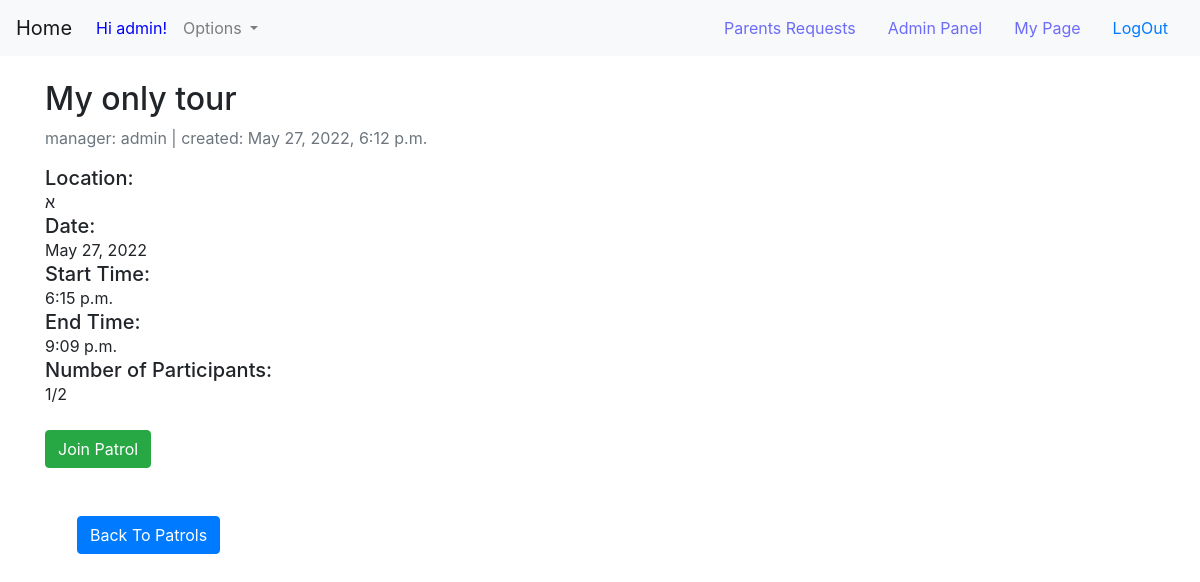
/patrols/patrol/3/ (signed in), run on the app's committed database.
### Patrols/models.py (models this page shows, shortened)
class Patrol(models.Model):
    class PatrolStatus(models.TextChoices):
        CREATION = "Creation"
        ACTIVE = "Active"
        ARCHIVE = "Archive"
    manager = models.ForeignKey(User, on_delete=models.CASCADE, related_name='patrols', null=False)
    title = models.CharField('title', max_length=MEDIUM_STRING)
    patrol_status = models.CharField('patrol status', max_length=MIN_STRING, null=True, choices=PatrolStatus.choices,
                                     default=PatrolStatus.CREATION)
    description = models.TextField('summary', max_length=MAX_STRING, null=True, blank=True)
    time_created = models.DateTimeField('time created', default=current_time, null=False)
    time_updated_last = models.DateTimeField('last updated', default=current_time, null=False)
    location = models.CharField(max_length=MEDIUM_STRING, choices=get_locations(), default=default_neighborhoods[0])
    date = models.DateField('date', default=current_time, null=False)
    start_time = models.TimeField('start time', default=current_time, null=False)
    end_time = models.TimeField('end time', default=current_time() + timezone.timedelta(hours=3), null=False)
    priority = models.IntegerField('priority', default=MAX_PRIORITY, blank=True)
    participants_needed = models.IntegerField('participants needed', default=DEFAULT_PATROL_SIZE)
    reactions = models.ManyToManyField(User, related_name='reactions', blank=True)
    approved_reactions = models.ManyToManyField(User, related_name='approved_reactions', blank=True)
    users_participated = models.ManyToManyField(User, related_name='participants', blank=True)
    update_priority = models.BooleanField(default=False)

### Patrols/views.py (the view, shortened to what this page needs)
# urls.py: path('patrol/<int:patrol_id>/', patrol_page, name='patrol_page'),
def patrol_page(request, patrol_id):
    try:
        patrol = Patrol.objects.get(id=patrol_id)
    except Patrol.DoesNotExist:
        raise Http404(f"Invalid patrol id: {patrol_id}")
    join, msg = canJoin(request.user, patrol)
    context = {
        'patrol': patrol,
        'join': join,
        'msg': msg
    }
    return render(request, 'Patrols/PatrolPage.html', context)

### Patrols/views.py (called while the page is built)
def overlapPatrols(user, patrol):
    registered_patrols = Patrol.objects.filter(approved_reactions__profile__user__id=user.id)
    currentPatrolTime = (patrol.start_time, patrol.end_time)
    for pat in registered_patrols:
        if pat.date == patrol.date:
            my = (pat.start_time, pat.end_time)
            hoursOverlap = date_overlap(currentPatrolTime[0], currentPatrolTime[1], my[0], my[1])
            if hoursOverlap:
                return True
    return False

def canJoin(user, patrol):
    if user in patrol.approved_reactions.all():
        return (False, "You are already signed to this patrol")
    elif patrol.approved_reactions.count() == patrol.participants_needed:
        return (False, "This Patrol Is Full")
    elif overlapPatrols(user, patrol):
        return (False, "You are already signed to patrol in overlap hours")
    return (True, "")

### HomePage/templates/Patrols/PatrolPage.html (shortened to what this page needs)
{% extends 'base.html' %}
{% block content %}
    <br>
    <h2><span >{{ patrol.title }}</span></h2>
     <p class=" text-muted">
        manager: {{ patrol.manager }} | created: {{ patrol.time_created }}
    </p>
    <h5 style="margin:0;padding:0;">Location:</h5> {{ patrol.location }}
    <br>
    <h5 style="margin:0;padding:0;">Date:</h5> {{ patrol.date }}
    <br>
    <h5 style="margin:0;padding:0;">Start Time:</h5> {{ patrol.start_time }}
    <br>
    <h5 style="margin:0;padding:0;">End Time:</h5> {{ patrol.end_time }}
    <br>
    <h5 style="margin:0;padding:0;">Number of Participants:</h5> {{ patrol.approved_reactions.count }}/{{ patrol.participants_needed }}
    <br><br>
    <form method="POST">
        {% if msg %}
            {% if msg == "You are already signed to this patrol" %}
                <h3 style="color: red">{{ msg }}</h3>
                <button type="submit" class="btn btn-danger" onclick="return confirm('Are you sure you want to cancel?')" name="cancel" value="cancel">Cancel</button>
            {% else %}
            <button type="submit" class="btn btn-danger">{{ msg }}</button>
            {% endif %}
        {% else %}
            <button type="submit" class="btn btn-success" onclick="return confirm('Are you sure you want to join?')" name="join" value="join">Join Patrol</button>
        {% endif %}
    </form>
    <br><br>
    <a href="{% url 'parent_patrol' %}" class="btn btn-primary" style="margin-left:2em">Back To Patrols</a>
{% endblock %}

### HomePage/templates/base.html (shortened to what this page needs)
{% load static %}
<!DOCTYPE html>
<html lang="en">
<head>
    <link rel="stylesheet" href="https://cdn.jsdelivr.net/npm/bootstrap@4.5.3/dist/css/bootstrap.min.css">
</head>
<body>
    <div>
        <nav class="navbar navbar-expand-lg navbar-light bg-light">
          <a class="navbar-brand" href="{% url 'homepage' %}">Home</a>
          <div class="collapse navbar-collapse" id="navbarSupportedContent">
            <ul class="navbar-nav mr-auto">
                {% if user.is_authenticated %}
                  <li class="nav-item active">
                  <a class="nav-link disabled" href="#" style="color:blue;">Hi {{ user.username }}!</a>
                  </li>
                {% endif %}
                {% if user.is_authenticated %}
                  <li class="nav-item dropdown">
                    <a class="nav-link dropdown-toggle" href="#" id="navbarDropdown" role="button" data-toggle="dropdown" aria-haspopup="true" aria-expanded="false">
                      Options
                    </a>
                  </li>
                {% endif %}
            </ul>
              {% if user.is_authenticated %}
                {% if user.is_superuser %}
                    <a class="nav-link active" href="{% url 'parentsRequests' %}"><h8 style="color:#6c6cf8;">Parents Requests</h8> <span class="sr-only">(current)</span></a>
                    <a class="nav-link active" href="{% url 'adminPage' %}"><h8 style="color:#6c6cf8;">Admin Panel</h8> <span class="sr-only">(current)</span></a>
                {% endif %}
                <a class="nav-link active" href="{% url 'resident_page' %}"><h8 style="color:#6c6cf8;">My Page</h8> <span class="sr-only">(current)</span></a>
                <a class="nav-link active" href="{% url 'logoutuser' %}">LogOut</a>
              {% else %}
                <a class="nav-link active" href="{% url 'AddParent' %}">Register</a>
                <a class="nav-link active" href="{% url 'Login' %}">Login</a>
              {% endif %}
          </div>
        </nav>
    </div>
    <div class="container">
        <div id="content" name="content">
            {% block content %}
            {% endblock %}
        </div>
    </div>
</body>
</html>

### data on the page
Patrol: title "My only tour", manager "admin", time_created "May 27, 2022, 6:12 p.m.", location "א", date "May 27, 2022", start_time "6:15 p.m.", end_time "9:09 p.m.", approved_reactions.count "1", participants_needed "2"

### other printed values
{{ user.username }} "admin"
